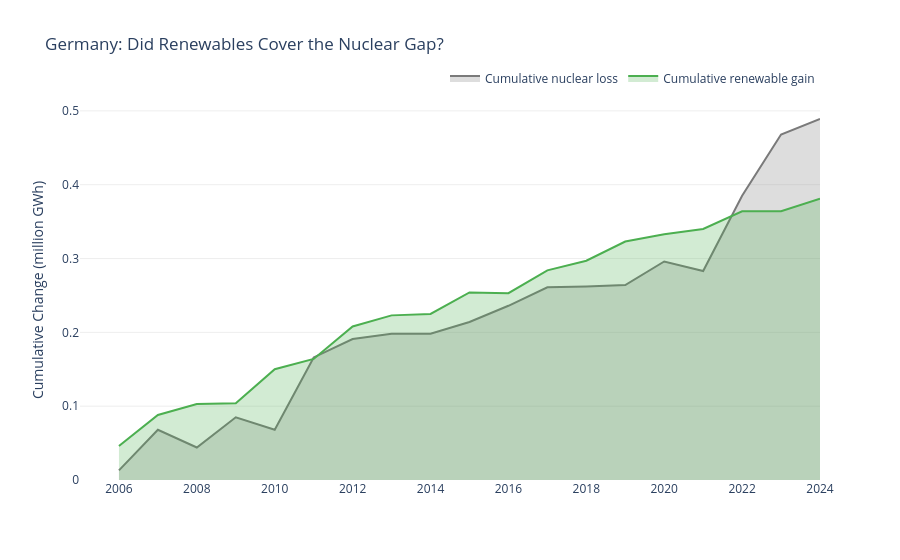

Source (notebook cell):
### Code cell
fig = chart_germany_gap(df)
fig.show()

### Figure 1 — Plotly figure (JSON) as saved in the notebook; plotly's stock layout.template omitted (floating-point values rounded to 4 significant figures)
{"data": [{"fill": "tozeroy", "fillcolor": "rgba(122,122,122,0.25)", "line": {"color": "#7A7A7A", "width": 2}, "name": "Cumulative nuclear loss", "type": "scatter", "x": [2005, 2006, 2007, 2008, 2009, 2010, 2011, 2012, 2013, 2014, 2015, 2016, 2017, 2018, 2019, 2020, 2021, 2022, 2023, 2024], "y": [NaN, 0.013, 0.068, 0.044, 0.085, 0.068, 0.166, 0.191, 0.198, 0.198, 0.214, 0.236, 0.261, 0.262, 0.264, 0.296, 0.283, 0.385, 0.468, 0.489]}, {"fill": "tozeroy", "fillcolor": "rgba(76,175,80,0.25)", "line": {"color": "#4CAF50", "width": 2}, "name": "Cumulative renewable gain", "type": "scatter", "x": [2005, 2006, 2007, 2008, 2009, 2010, 2011, 2012, 2013, 2014, 2015, 2016, 2017, 2018, 2019, 2020, 2021, 2022, 2023, 2024], "y": [NaN, 0.046, 0.088, 0.103, 0.104, 0.15, 0.164, 0.208, 0.223, 0.225, 0.254, 0.253, 0.284, 0.297, 0.323, 0.333, 0.34, 0.364, 0.364, 0.381]}], "layout": {"legend": {"orientation": "h", "x": 1, "xanchor": "right", "y": 1.02, "yanchor": "bottom"}, "plot_bgcolor": "white", "title": {"text": "Germany: Did Renewables Cover the Nuclear Gap?"}, "xaxis": {"title": {}}, "yaxis": {"gridcolor": "#eeeeee", "title": {"text": "Cumulative Change (million GWh)"}}}}
